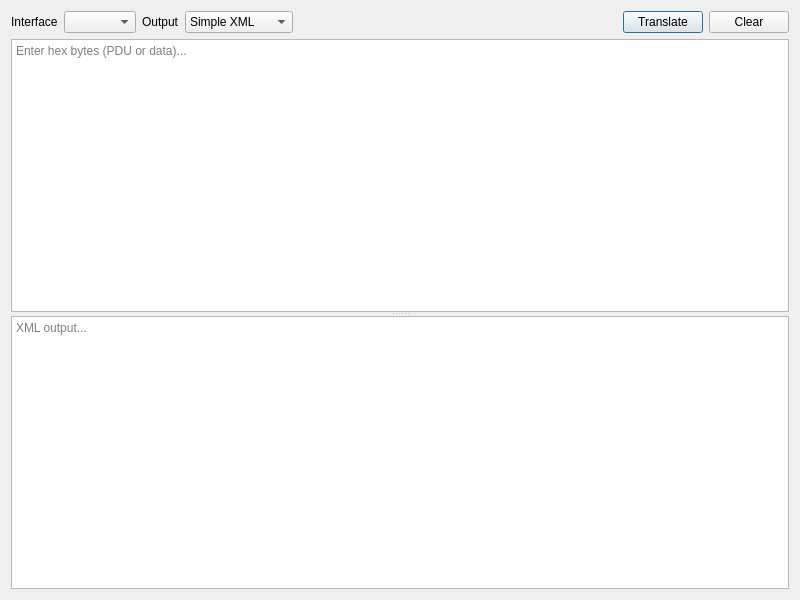
<?xml version="1.0" encoding="UTF-8"?>
<ui version="4.0">
 <class>DlmsTranslatorDialog</class>
 <widget class="QDialog" name="DlmsTranslatorDialog">
  <property name="windowTitle">
   <string>DLMS Translator</string>
  </property>
  <property name="minimumSize">
   <size>
    <width>800</width>
    <height>600</height>
   </size>
  </property>
  <layout class="QVBoxLayout" name="verticalLayout">
   <item>
    <layout class="QHBoxLayout" name="optionsLayout">
     <item>
      <widget class="QLabel" name="interfaceLabel">
       <property name="text">
        <string>Interface</string>
       </property>
      </widget>
     </item>
     <item>
      <widget class="QComboBox" name="interfaceCombo"/>
     </item>
     <item>
      <widget class="QLabel" name="outputLabel">
       <property name="text">
        <string>Output</string>
       </property>
      </widget>
     </item>
     <item>
      <widget class="QComboBox" name="outputCombo">
       <item>
        <property name="text">
         <string>Simple XML</string>
        </property>
       </item>
       <item>
        <property name="text">
         <string>Standard XML</string>
        </property>
       </item>
      </widget>
     </item>
     <item>
      <spacer name="horizontalSpacer">
       <property name="orientation">
        <enum>Qt::Horizontal</enum>
       </property>
       <property name="sizeHint" stdset="0">
        <size>
         <width>40</width>
         <height>20</height>
        </size>
       </property>
      </spacer>
     </item>
     <item>
      <widget class="QPushButton" name="translateButton">
       <property name="text">
        <string>Translate</string>
       </property>
      </widget>
     </item>
     <item>
      <widget class="QPushButton" name="clearButton">
       <property name="text">
        <string>Clear</string>
       </property>
      </widget>
     </item>
    </layout>
   </item>
   <item>
    <widget class="QSplitter" name="splitter">
     <property name="orientation">
      <enum>Qt::Vertical</enum>
     </property>
     <widget class="QPlainTextEdit" name="inputEdit">
      <property name="placeholderText">
       <string>Enter hex bytes (PDU or data)...</string>
      </property>
     </widget>
     <widget class="QPlainTextEdit" name="outputEdit">
      <property name="readOnly">
       <bool>true</bool>
      </property>
      <property name="placeholderText">
       <string>XML output...</string>
      </property>
     </widget>
    </widget>
   </item>
  </layout>
 </widget>
 <resources/>
 <connections/>
</ui>
